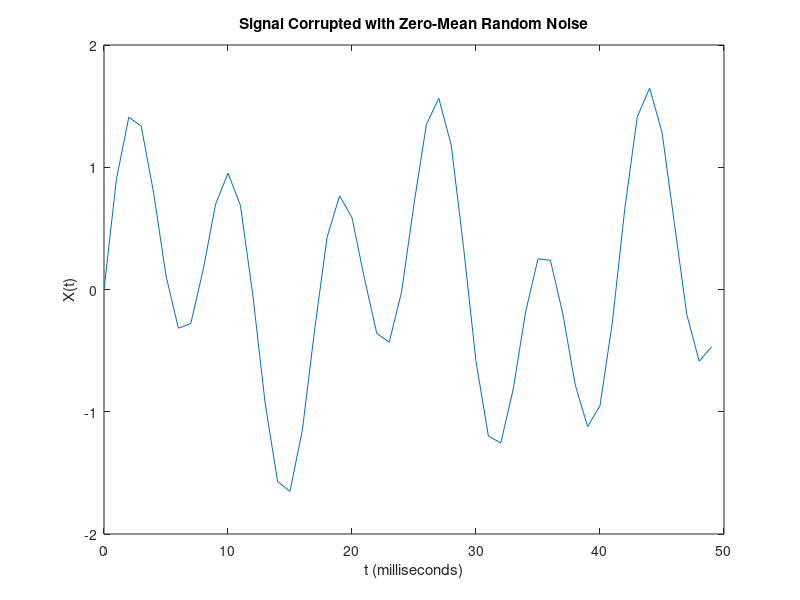
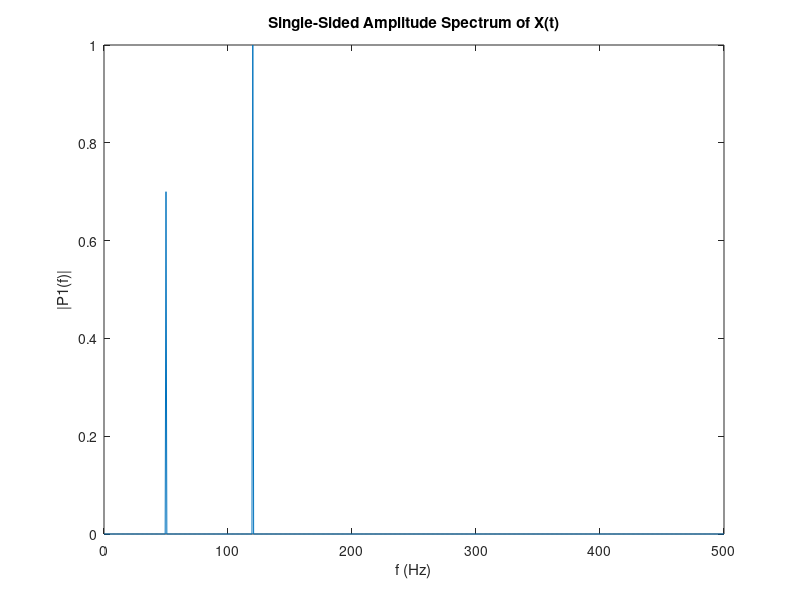

The MATLAB script that drew these images, in order:
close all;
clear all;

% PARAMS
Fs = 1000;            % Sampling frequency                    
T = 1/Fs;             % Sampling period       
L = 1500;             % Length of signal
t = (0:L-1)*T;        % Time vector

% SIGNAL
S = 0.7*sin(2*pi*50*t) + sin(2*pi*120*t);

% FINAL SIGNAL
%X = S + 2*randn(size(t));
X = S;

% PLOT TIME DOMAIN
figure(1)
plot(1000*t(1:50),X(1:50))
title('Signal Corrupted with Zero-Mean Random Noise')
xlabel('t (milliseconds)')
ylabel('X(t)')

% CALCULATE FFT
Y = fft(X);

P2 = abs(Y/L);
P1 = P2(1:L/2+1);
P1(2:end-1) = 2*P1(2:end-1);

f = Fs*(0:(L/2))/L;

% PLOT FREQ DOMAIN
figure(2)
plot(f,P1) 
title('Single-Sided Amplitude Spectrum of X(t)')
xlabel('f (Hz)')
ylabel('|P1(f)|')